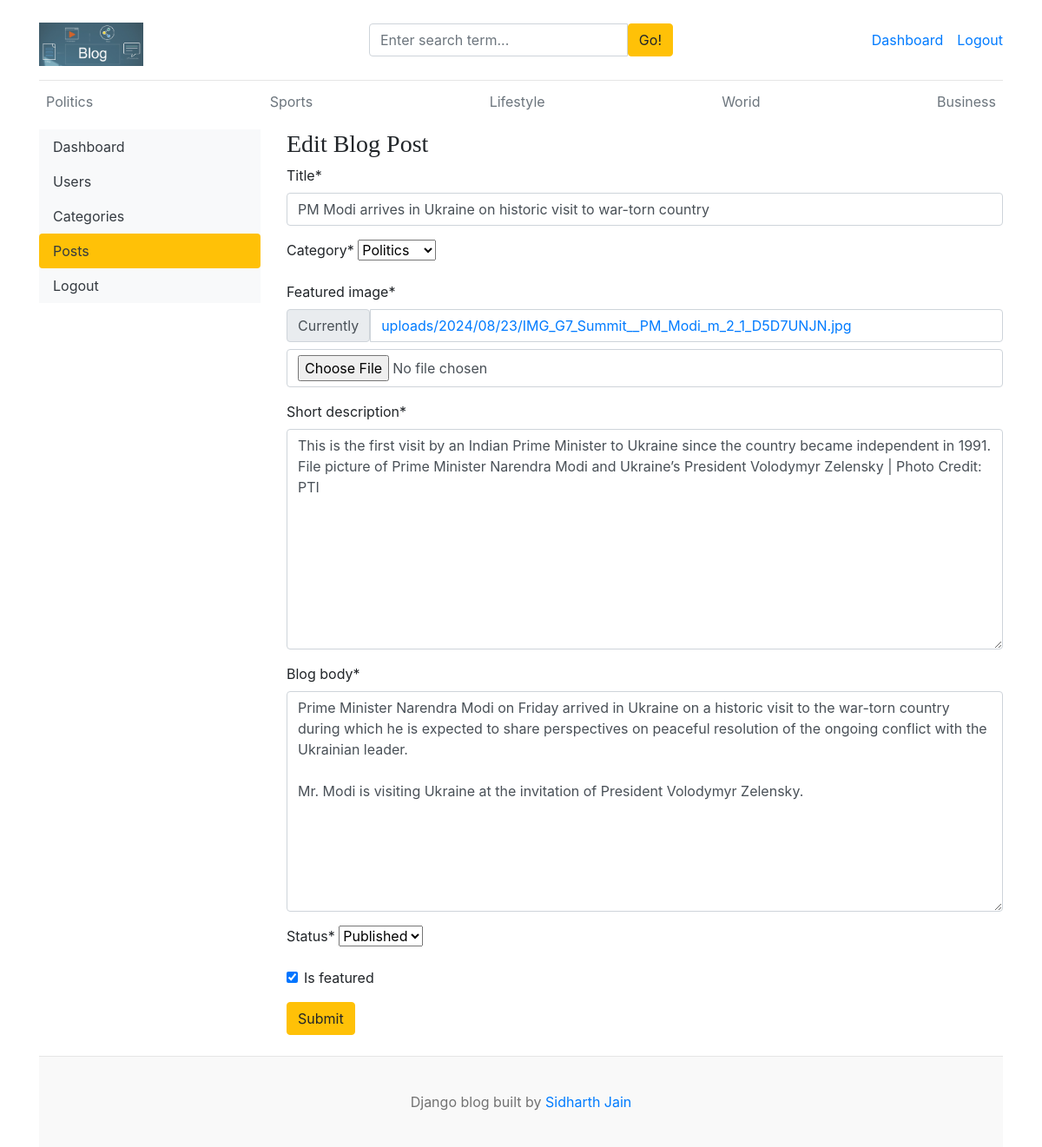
The app's page /dashboard/posts/editpostsOld/43/ (signed in) with its own data.
### blog_app/models.py (models this page shows, shortened)
class Category(models.Model):
    category_name = models.CharField(max_length=50,unique=True) # unique = True - one category by one name only
    created_at = models.DateTimeField(auto_now_add=True)
    updated_at = models.DateTimeField(auto_now=True)
    class Meta:
        verbose_name_plural = 'categories'
    def __str__(self):
        return self.category_name

class Blog(models.Model):
    title = models.CharField(max_length=100)
    slug = models.SlugField(max_length=150,unique=True,blank=True)
    category = models.ForeignKey(Category,on_delete=models.CASCADE)
    author = models.ForeignKey(User,on_delete=models.CASCADE)
    featured_image = models.ImageField(upload_to='uploads/%Y/%m/%d')
    short_description = models.TextField(max_length=500)
    blog_body = models.TextField(max_length=2000)
    status = models.CharField(max_length=20,choices=STATUS_CHOICES, default="Draft")
    is_featured = models.BooleanField(default=False)
    created_at = models.DateTimeField(auto_now_add=True)
    updated_at = models.DateTimeField(auto_now=True)

### dashboards/views.py (the view, shortened to what this page needs)
# urls.py: path('posts/editpostsOld/<int:pk>/',views.edit_post,name='edit_post'),
@login_required(login_url='login')
def edit_post(request,pk):
    post = get_object_or_404(Blog,pk=pk)
    form = BlogPostForm(instance=post)
    context ={
        'form':form,
        'post':post,
    }
    return render(request,'dashboard/edit_post.html',context)

### dashboards/forms.py
class BlogPostForm(forms.ModelForm):
    class Meta:
        model = Blog
        fields = ('title','category','featured_image','short_description','blog_body','status','is_featured')

### blog_app/context_processors.py (called while the page is built)
def get_categories(request):
    categories = Category.objects.all()
    return dict(categories = categories)

def get_social_links(request):
    social_links = SocialLink.objects.all()
    return dict(social_links=social_links)

### templates/dashboard/edit_post.html (shortened to what this page needs)
{% extends 'base.html' %}
{% block content %}
{% load crispy_forms_tags %}
<div class="row">
    {% include 'dashboard/sidebar.html' %}
        <div class="col-md-9">
            <h3>Edit Blog Post</h3>
            <form action="{% url 'edit_post' post.pk %}" method="POST" enctype="multipart/form-data">
                {{ form | crispy }}
                <button type="submit" class="btn btn-warning">Submit</button>
            </form>
            <br>
        </div>
    </div>
{% endblock %}

### templates/base.html (shortened to what this page needs)
{% load static %}
<!DOCTYPE html>
<html lang="en">
<head>
    <link href="https://getbootstrap.com/docs/4.0/dist/css/bootstrap.min.css" rel="stylesheet">
    <link href="{% static 'css/blog.css'%}" rel="stylesheet">
    <link rel="stylesheet" href="https://cdnjs.cloudflare.com/ajax/libs/font-awesome/4.7.0/css/font-awesome.min.css">
</head>
<body>
    <div class="container">
        <header class="blog-header py-3">
            <div class="row flex-nowrap justify-content-between align-items-center">
            <div class="col-4 pt-1">
                <a class="blog-header-logo text-dark" href="/"><img src="{% static 'images/blog.jpg' %}" style="height:50px; width:120px;" alt="blog_logo_image" srcset=""></a>
            </div>
            <div class="col-4">
                <form action="{% url 'search' %}" method="GET">
                    <div class="input-group">
                        <input class="form-control" type="text" name="keyword" value="{{keyword}}" placeholder="Enter search term..." aria-label="Enter search term..." aria-describedby="button-search" />
                        <button class="btn btn-warning" id="button-search" type="submit">Go!</button>
                    </div>
                </form>
            </div>
            <div class="col-4 d-flex justify-content-end align-items-center">
                {% if not user.is_authenticated %}
                <a class="btn btn-sm btn-warning" href="{% url 'login' %}">Login</a> &nbsp;
                <a class="btn btn-sm btn-outline-secondary" href="{% url 'register' %}">Register</a>
                {% else %}
                <span><a href="{% url 'dashboard' %}">Dashboard</a></span>
                <span><a href="{% url 'logout' %}">Logout</a></span>
                {% endif %}
            </div>
            </div>
        </header>
    <div class="nav-scroller py-1 mb-2">
        <nav class="nav d-flex justify-content-between">
        {% for cat in categories %}
            <a class="p-2 text-muted" href="{% url 'posts_by_category' cat.pk %}">{{cat.category_name}}</a>
        {% endfor %}
        </nav>
    </div>
{% block content %}
{% endblock %}
    <footer class="blog-footer">
        <p>Django blog built by <a href="#">Sidharth Jain</a></p>
    </footer>
    </body>
</html>

### blog_main/static/css/blog.css (style rules this page uses)
.blog-header { border-bottom: 1px solid #e5e5e5; }
.blog-header-logo { font-family: "Playfair Display", Georgia, "Times New Roman", serif; font-size: 2.25rem; }
h1, h2, h3, h4, h5, h6 { font-family: "Playfair Display", Georgia, "Times New Roman", serif; }
.blog-footer { padding: 2.5rem 0; color: #727272; text-align: center; background-color: #f9f9f9; border-top: .05rem solid #e5e5e5; }
.blog-footer p:last-child { margin-bottom: 0; }

### records on screen
Category: category_name "Politics"
Category: category_name "Sports"
Category: category_name "Lifestyle"
Category: category_name "Worid"
Category: category_name "Business"
Blog: title "PM Modi arrives in Ukraine on historic visit to war-torn country", category "Politics", short_description "This is the first visit by an Indian Prime Minister to Ukraine since the country became independent in 1991. File picture of Prime Minister Narendra Modi and Ukraine’s President Volodymyr Zelensky | Photo Credit: PTI", blog_body "Prime Minister Narendra Modi on Friday arrived in Ukraine on a historic visit to the war-torn country during which he is expected to share perspectives on peaceful resolution of the ongoing conflict with the Ukrainian leader. Mr. Modi is visiting Ukraine at the invitation of President Volodymyr Zelensky.", status "Published", is_featured "☑"
